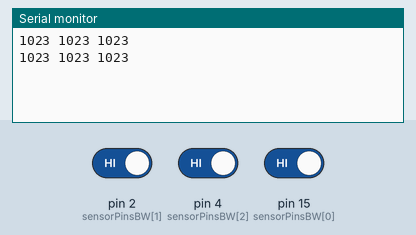
This sketch was run on a simulated Arduino Uno, built with avr-gcc and run on an emulated ATmega328P. On the bench: the last lines printed to the serial monitor. Inputs (shaded band) come from the test bench; at power-on: pin 2 (sensorPinsBW[1]) HIGH, pin 4 (sensorPinsBW[2]) HIGH, pin 15 (sensorPinsBW[0]) HIGH.

Above: at 1.2 s.
1.3 s: pin 2 (sensorPinsBW[1]) driven LOW
At 2.6 s:
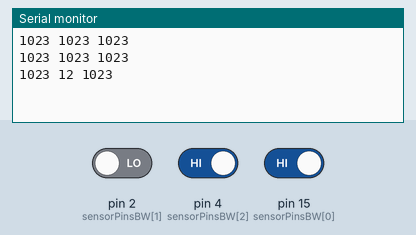
2.8 s: pin 4 (sensorPinsBW[2]) driven LOW
At 3.8 s:
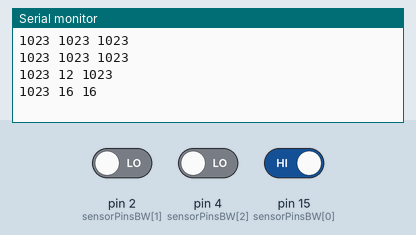
4.3 s: pin 15 (sensorPinsBW[0]) driven LOW
At 5.6 s:
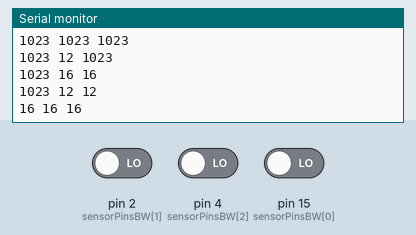
5.8 s: pin 2 (sensorPinsBW[1]) driven HIGH
At 6.6 s:
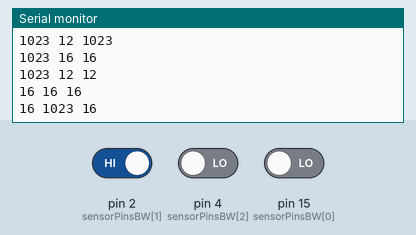
7.3 s: pin 4 (sensorPinsBW[2]) driven HIGH
At 8.8 s:
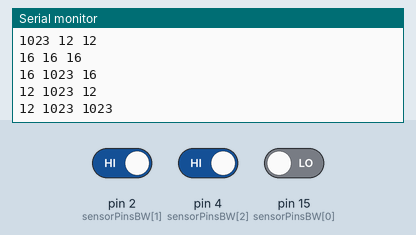
Timing chart, 0 to 9.8 s (numbered marks = the images above; inputs shaded):
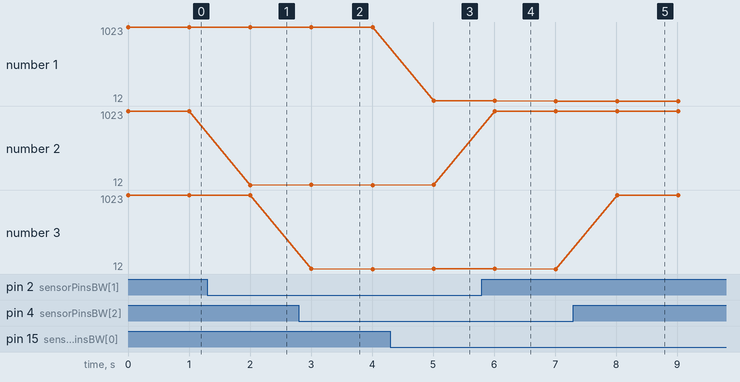

The sketch:

DigitalArray.ino
```cpp
#define SENSOR 2

#define sensorCountBW 3
unsigned short sensorPinsBW[sensorCountBW] = {15, 2, 4};
unsigned int sensorValuesBW[sensorCountBW];

unsigned int* RCRead() {
    for (int i=0; i<sensorCountBW; i++)
      {
        sensorValuesBW[i] = 1023;
        // make sensor line an output (drives low briefly, but doesn't matter)
        pinMode(sensorPinsBW[i], OUTPUT);
        // drive sensor line high
        digitalWrite(sensorPinsBW[i], HIGH);
      }

      unsigned long startDelayTime = micros();
      // delay(10us)
      while (micros() - startDelayTime < 10) {}

      {
        // record start time before the first sensor is switched to input
        // (similarly, time is checked before the first sensor is read in the
        // loop below)
        unsigned long startTime = micros();
        unsigned int time = 0;

        for (int i=0; i<sensorCountBW; i++)
        {
          // make sensor line an input (should also ensure pull-up is disabled)
          pinMode(sensorPinsBW[i], INPUT);
        }

        while (time <= 1023)
        {
          time = micros() - startTime;
          for (int i=0; i<sensorCountBW; i++)
          {
            if ((digitalRead(sensorPinsBW[i]) == LOW) && (time < sensorValuesBW[i]))
            {
              // record the first time the line reads low
              sensorValuesBW[i] = time;
            }
          }
        }
      }

      return sensorValuesBW;
}

void setup() {
    Serial.begin(115200);
}

void loop() {
    RCRead();
    for (int i=0; i<sensorCountBW; i++) {
      Serial.print(sensorValuesBW[i]);
      Serial.print(" ");
    }
    Serial.println();

    delay(1000);
}
```

Measured:
- after the input at 1.3 s, the serial monitor: prints a new line after 0.71 s (image 1)
- after the input at 2.8 s, the serial monitor: prints a new line after 0.21 s (image 2)
- after the input at 4.3 s, the serial monitor: prints a new line after 0.71 s (image 3)
- after the input at 5.8 s, the serial monitor: prints a new line after 0.21 s (image 4)
- after the input at 7.3 s, the serial monitor: prints a new line after 0.71 s (image 5)
- plotted number 2: 1023 → 12 after the input at 1.3 s
